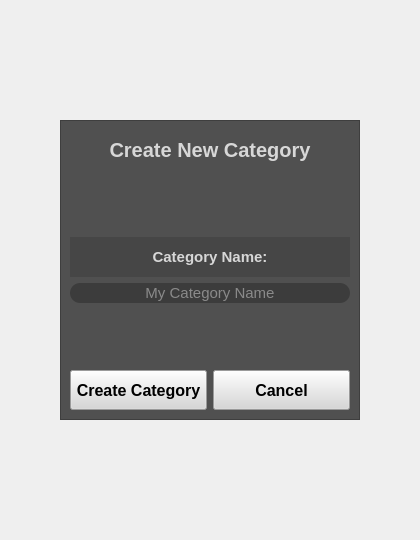
               <widget class="QWidget" name="AddCategoryMenuTab">
                <layout class="QVBoxLayout" name="verticalLayout_46">
                 <property name="leftMargin">
                  <number>60</number>
                 </property>
                 <property name="topMargin">
                  <number>120</number>
                 </property>
                 <property name="rightMargin">
                  <number>60</number>
                 </property>
                 <property name="bottomMargin">
                  <number>120</number>
                 </property>
                 <item>
                  <widget class="QFrame" name="ACMenuTabBg">
                   <property name="sizePolicy">
                    <sizepolicy hsizetype="MinimumExpanding" vsizetype="MinimumExpanding">
                     <horstretch>0</horstretch>
                     <verstretch>0</verstretch>
                    </sizepolicy>
                   </property>
                   <property name="minimumSize">
                    <size>
                     <width>300</width>
                     <height>300</height>
                    </size>
                   </property>
                   <property name="styleSheet">
                    <string notr="true">background-color: rgb(80, 80, 80);</string>
                   </property>
                   <property name="frameShape">
                    <enum>QFrame::StyledPanel</enum>
                   </property>
                   <property name="frameShadow">
                    <enum>QFrame::Raised</enum>
                   </property>
                   <layout class="QVBoxLayout" name="verticalLayout_47">
                    <item>
                     <widget class="QLabel" name="ACMenuTabHeader">
                      <property name="sizePolicy">
                       <sizepolicy hsizetype="MinimumExpanding" vsizetype="Fixed">
                        <horstretch>0</horstretch>
                        <verstretch>0</verstretch>
                       </sizepolicy>
                      </property>
                      <property name="minimumSize">
                       <size>
                        <width>120</width>
                        <height>40</height>
                       </size>
                      </property>
                      <property name="font">
                       <font>
                        <pointsize>15</pointsize>
                        <italic>false</italic>
                        <bold>true</bold>
                        <underline>false</underline>
                        <strikeout>false</strikeout>
                       </font>
                      </property>
                      <property name="styleSheet">
                       <string notr="true">background-color: transparent;
color: rgb(215, 215, 215);</string>
                      </property>
                      <property name="text">
                       <string>Create New Category</string>
                      </property>
                      <property name="alignment">
                       <set>Qt::AlignCenter</set>
                      </property>
                     </widget>
                    </item>
                    <item>
                     <spacer name="verticalSpacer_8">
                      <property name="orientation">
                       <enum>Qt::Vertical</enum>
                      </property>
                      <property name="sizeHint" stdset="0">
                       <size>
                        <width>20</width>
                        <height>40</height>
                       </size>
                      </property>
                     </spacer>
                    </item>
                    <item>
                     <widget class="QLabel" name="ACMenuTabCategName">
                      <property name="sizePolicy">
                       <sizepolicy hsizetype="MinimumExpanding" vsizetype="Fixed">
                        <horstretch>0</horstretch>
                        <verstretch>0</verstretch>
                       </sizepolicy>
                      </property>
                      <property name="minimumSize">
                       <size>
                        <width>120</width>
                        <height>40</height>
                       </size>
                      </property>
                      <property name="font">
                       <font>
                        <pointsize>11</pointsize>
                        <italic>false</italic>
                        <bold>true</bold>
                        <underline>false</underline>
                        <strikeout>false</strikeout>
                       </font>
                      </property>
                      <property name="styleSheet">
                       <string notr="true">background-color: rgb(70, 70, 70);
color: rgb(215, 215, 215);</string>
                      </property>
                      <property name="text">
                       <string>Category Name:</string>
                      </property>
                      <property name="alignment">
                       <set>Qt::AlignCenter</set>
                      </property>
                     </widget>
                    </item>
                    <item>
                     <widget class="QLineEdit" name="ACMenuTabLineEdit">
                      <property name="sizePolicy">
                       <sizepolicy hsizetype="Expanding" vsizetype="Fixed">
                        <horstretch>1</horstretch>
                        <verstretch>0</verstretch>
                       </sizepolicy>
                      </property>
                      <property name="font">
                       <font>
                        <pointsize>11</pointsize>
                        <bold>false</bold>
                       </font>
                      </property>
                      <property name="focusPolicy">
                       <enum>Qt::StrongFocus</enum>
                      </property>
                      <property name="styleSheet">
                       <string notr="true">background-color: rgb(60, 60, 60);
color: rgb(215, 215, 215);
border-radius: 10px;</string>
                      </property>
                      <property name="maxLength">
                       <number>50</number>
                      </property>
                      <property name="frame">
                       <bool>true</bool>
                      </property>
                      <property name="alignment">
                       <set>Qt::AlignCenter</set>
                      </property>
                      <property name="placeholderText">
                       <string>My Category Name</string>
                      </property>
                      <property name="clearButtonEnabled">
                       <bool>true</bool>
                      </property>
                     </widget>
                    </item>
                    <item>
                     <spacer name="verticalSpacer_7">
                      <property name="orientation">
                       <enum>Qt::Vertical</enum>
                      </property>
                      <property name="sizeHint" stdset="0">
                       <size>
                        <width>20</width>
                        <height>40</height>
                       </size>
                      </property>
                     </spacer>
                    </item>
                    <item>
                     <layout class="QHBoxLayout" name="ACMenuTabButtonHL">
                      <item>
                       <widget class="QPushButton" name="ACMenuTabCreateCategoryButton">
                        <property name="enabled">
                         <bool>true</bool>
                        </property>
                        <property name="sizePolicy">
                         <sizepolicy hsizetype="MinimumExpanding" vsizetype="Fixed">
                          <horstretch>0</horstretch>
                          <verstretch>0</verstretch>
                         </sizepolicy>
                        </property>
                        <property name="minimumSize">
                         <size>
                          <width>80</width>
                          <height>40</height>
                         </size>
                        </property>
                        <property name="font">
                         <font>
                          <pointsize>12</pointsize>
                          <bold>true</bold>
                         </font>
                        </property>
                        <property name="cursor">
                         <cursorShape>PointingHandCursor</cursorShape>
                        </property>
                        <property name="styleSheet">
                         <string notr="true">QPushButton#ACMenuTabCreateCategoryButton
{
	background-color: rgb(215, 215, 215);
	color: dark-gray;
}

QPushButton:hover#ACMenuTabCreateCategoryButton
{
	background-color: rgb(180, 180, 180)
}</string>
                        </property>
                        <property name="text">
                         <string>Create Category</string>
                        </property>
                       </widget>
                      </item>
                      <item>
                       <widget class="QPushButton" name="ACMenuTabCancelButton">
                        <property name="enabled">
                         <bool>true</bool>
                        </property>
                        <property name="sizePolicy">
                         <sizepolicy hsizetype="MinimumExpanding" vsizetype="Fixed">
                          <horstretch>0</horstretch>
                          <verstretch>0</verstretch>
                         </sizepolicy>
                        </property>
                        <property name="minimumSize">
                         <size>
                          <width>80</width>
                          <height>40</height>
                         </size>
                        </property>
                        <property name="font">
                         <font>
                          <pointsize>12</pointsize>
                          <bold>true</bold>
                         </font>
                        </property>
                        <property name="cursor">
                         <cursorShape>PointingHandCursor</cursorShape>
                        </property>
                        <property name="styleSheet">
                         <string notr="true">QPushButton#ACMenuTabCancelButton
{
	background-color: rgb(215, 215, 215);
	color: dark-gray;
}

QPushButton:hover#ACMenuTabCancelButton
{
	background-color: rgb(180, 180, 180)
}</string>
                        </property>
                        <property name="text">
                         <string>Cancel</string>
                        </property>
                       </widget>
                      </item>
                     </layout>
                    </item>
                   </layout>
                  </widget>
                 </item>
                </layout>
               </widget>
